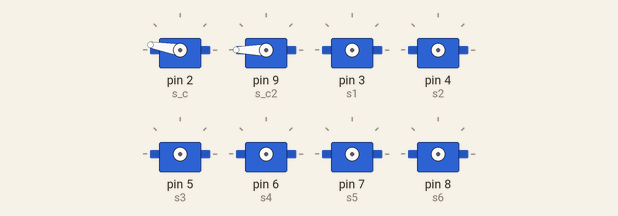
Recording of a sketch running on a simulated Arduino Uno, built with avr-gcc and run on an emulated ATmega328P. Parts: 8 × servo.

Above: at 0.05 s.
At 4.25 s:
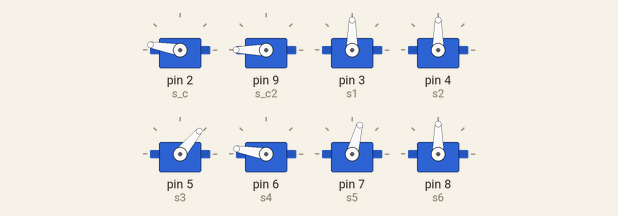
At 4.4 s:
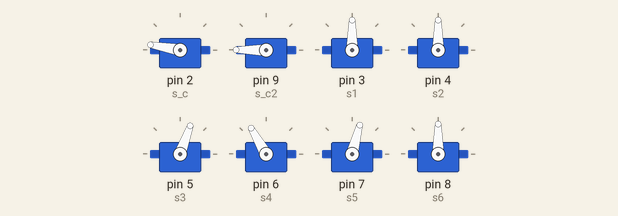
Timing chart, 0 to 6.9 s (numbered marks = the images above):
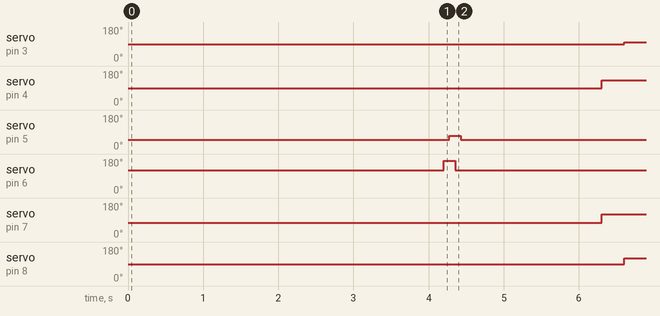

The sketch:

servos.ino
```cpp
#include <Servo.h>

//INICIALIZANDO VARIABLES//
Servo s1, s2, s3, s4, s5, s6, s7, s8, s9, s10, s11, s12, s_c,s_c2,s_c3;
int v1, v2, v3, v4, v5, v6, v7, v8, v9, v10, v11, v12;
int x,y;

//SETUP//
void setup() {

}
//LOOP PRINCIPAL//
void loop() {

while(1){
  posicion_inicial_lado1();
  delay(1000);
  posicion_1();
  delay(1000);
  posicion_2();
  delay(1000);
}


}

void posicion_2(){
  //SE MUEVE LAS PATAS 1 y 3//
    //ATACH//
    //LEVANTAMOS//
    s5.attach(7);
    s2.attach(4);
    s5.write(120);
    s2.write(130);
    delay(300);
    s2.detach();
    s5.detach();
    ///////////////
    s1.attach(3);
    s6.attach(8);
    s1.write(100);
    s6.write(120);
    delay(300);
    s1.detach();
    s6.detach();
    /////////////
    s5.attach(7);
    s2.attach(4);
    s5.write(80);
    s2.write(90);
    delay(300);
    s2.detach();
    s5.detach();
    ///////////////
    s1.attach(3);
    s6.attach(8);
    s1.write(30);
    s6.write(40);
    delay(300);
    s1.detach();
    s6.detach();
  }
void posicion_1(){
  // SE MUEVE LA PATA 2//
  //PATA 2//
      // ATACH //
      s3.attach(5);
      s4.attach(6);
      //LEVANTAMOS //
      s4.write(170);
      delay(75);
      //AL FRENTE //
      s3.write(70);
      delay(75);
      //ABAJO//
      s4.write(120);
      delay(75);
      //REGRESA//
      s3.write(50);
      delay(75);
      /////////////
      delay(800);
      s3.detach();
      s4.detach();
  }
void posicion_inicial_lado2(){
    while(y<1){

    }
  }

void posicion_inicial_lado1(){
  while(x<1){
      //POSICION INICIAL//
      //PATA COMUN//
      s_c.attach(2);
      s_c2.attach(9);
      s_c2.write(180);
      s_c.write(170);
      delay(800);
      s_c.detach();
      s_c2.detach();
      //PATA 1//
      s1.attach(3);
      s2.attach(4);
      //ESCRITURA//
      s1.write(90);
      s2.write(90);
      delay(800);
      s1.detach();
      s2.detach();
      //PATA 2//
      s3.attach(5);
      s4.attach(6);
      s3.write(50);
      s4.write(120);
      delay(800);
      s3.detach();
      s4.detach();
      //PATA 3//
      s5.attach(7);
      s6.attach(8);
      s5.write(75);
      s6.write(90);
      delay(800);
      s5.detach();
      s6.detach();
      x=1;
    }
  }


  /*
 *  FUNCION: barrido2(angulo,pin)
 *
 *  Esta funcion hace un barrido del angulo actual al angulo deseado
 *  para que el servo se mueva mas fluido.
 *
 *  Como argumento se tiene el angulo al que se desea llegar y el pin
 * .en donde esta conectado el servo.
*/
/*
void barrido2 (int angulo, int angulo2,int pin, int pin2 ){
    //Se hace reset de las variables//
    antiguo=0;
    nuevo=0;
    valor=0;
    antiguo2=0;
    nuevo2=0;
    valor2=0;
    // Se conecta el servo al pin. //
    servo.attach(pin);
    servo1.attach(pin2);
    Serial.println("- Se conecto el servo al pin: " + String(pin));
    Serial.println("- Se conecto el servo 2 al pin: " + String(pin2));
    //Se obtiene el valor del angulo anterior//
    antiguo=servo.read();
    antiguo2=servo1.read();
    Serial.println("- El servo tiene el angulo:"+ String(antiguo));
    Serial.println("- El servo 2 tiene el angulo:"+ String(antiguo2));
    //Se hace la conversion para el barrido.//
    valor=(angulo-antiguo)/20;  // Se fracciona en x partes el valor.
    valor2=(angulo2-antiguo2)/20;
    //Se hace el barrido//
    for(int i=0;i<30;i++){
      nuevo=antiguo+valor;    //El nuevo valor es la suma entre el valor antiguo y el fraccionado.
      nuevo2=antiguo2+valor2;
      Serial.println("- El nuevo valor es: "+String(nuevo));
      Serial.println("- El nuevo valor2 es: "+String(nuevo2));
      if(nuevo<180 && nuevo>0 && nuevo2<180 && nuevo2>0){
        servo.write(nuevo);     //Se escribe el valor en el servo.
        servo1.write(nuevo2);
        antiguo=nuevo;
        antiguo2=nuevo2;
        delay(5);
      }
  }
  servo.write(angulo);   //Se escribe en el servo el valor final.
  servo1.write(angulo2);
  servo.detach();        //Desconectamos el servo del pin.
  servo1.detach();
  delay(10);
  }
*/
```

Measured:
- by itself, servo on pin 3 (s1): alternates 100° for 0.60 s and 30° for 4.7 s
- by itself, servo on pin 4 (s2): alternates 130° for 0.60 s and 90° for 4.7 s
- by itself, servo on pin 5 (s3): alternates 70° for 0.15 s and 50° for 5.2 s
- by itself, servo on pin 6 (s4): alternates 170° for 0.15 s and 120° for 5.2 s
- by itself, servo on pin 7 (s5): alternates 120° for 0.60 s and 80° for 4.7 s
- by itself, servo on pin 8 (s6): alternates 120° for 0.60 s and 40° for 4.7 s
